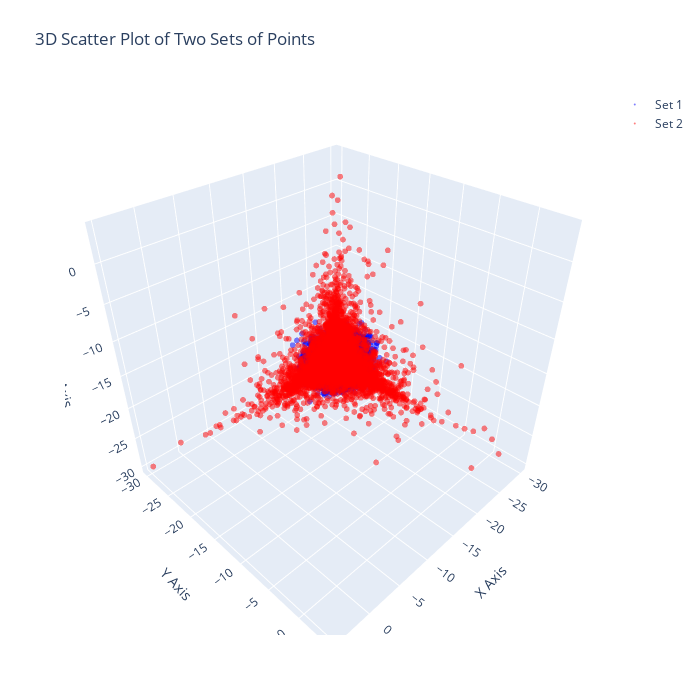

Here is the notebook cell this chart was saved with:
### Code cell
plot_3D_two_sources(points_source, points_target)

### Figure 1 — Plotly figure (JSON) as saved in the notebook; plotly's stock layout.template omitted (floating-point values rounded to 4 significant figures; data arrays with more than 128 entries replaced by an {"elided": "..."} marker saying what was removed)
{"data": [{"marker": {"color": "blue", "opacity": 0.5, "size": 2}, "mode": "markers", "name": "Set 1", "type": "scatter3d", "x": {"elided": "10000 float values"}, "y": {"elided": "10000 float values"}, "z": {"elided": "10000 float values"}}, {"marker": {"color": "red", "opacity": 0.5, "size": 2}, "mode": "markers", "name": "Set 2", "type": "scatter3d", "x": {"elided": "10000 float values"}, "y": {"elided": "10000 float values"}, "z": {"elided": "10000 float values"}}], "layout": {"autosize": false, "height": 700, "margin": {"b": 65, "l": 65, "r": 50, "t": 90}, "scene": {"xaxis": {"title": {"text": "X Axis"}}, "yaxis": {"title": {"text": "Y Axis"}}, "zaxis": {"title": {"text": "Z Axis"}}}, "title": {"text": "3D Scatter Plot of Two Sets of Points"}, "width": 700}}
